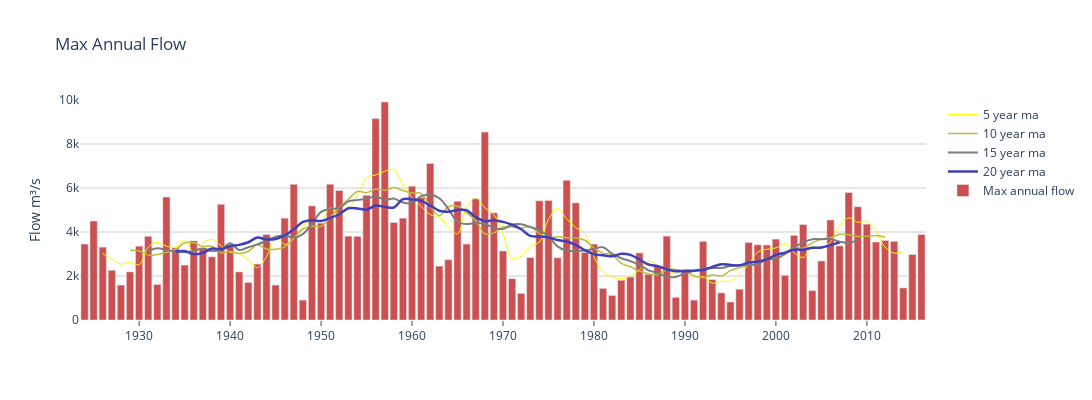

Source (notebook cell):
### Code cell
windows=[w for w in range(5,25,5)]
cols=['rgba('+ str((1-a)*250) +','+ str((1-a)*250) +','+ str((a)*250) +',1)' for a in np.linspace(0, 1, 5)]

fig = go.Figure(
    data=[
        go.Scatter(
            x=yearly.index, y=yearly['Flow_max'].rolling(windows[i],center=True).mean(), 
            name=str(windows[i]) + ' year ma',
            line_shape='spline',line = dict(color=cols[i], width=(i+2)/2)
        ) for i in range(0,4) ])

fig.add_trace(go.Bar(x=yearly.index, y=yearly['Flow_max'],name='Max annual flow',marker_color='rgb(204, 80, 80)'))#,line_shape='spline',line = dict(color='rgba(50,50,50,0.2)', width=2)))

fig.update_layout(
    title_text='Max Annual Flow',
    plot_bgcolor='white',
    xaxis=dict(showline=False,showgrid=False,showticklabels=True,ticks='outside'),
    yaxis=dict(title_text='Flow m\u00B3/s',range=(0,10000),separatethousands=True,gridcolor='rgb(204, 204, 204)'),
    width=1200, height=400, autosize=False,
)
fig.show(renderer=bookRenderer)
